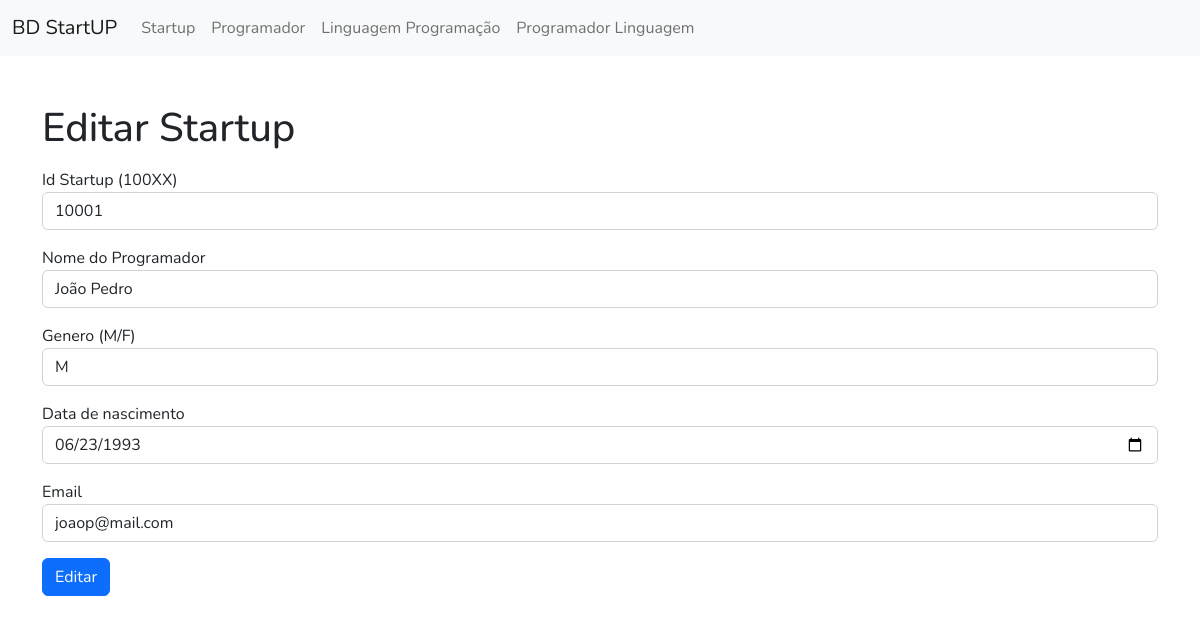
Page /?page=editarprogramador&id=30001 on the committed database.
### tables this page shows
create table PROGRAMADOR(
    id_programador INT PRIMARY KEY AUTO_INCREMENT,
    id_startup INT,
    nome_programador VARCHAR(255) NOT NULL,
    genero enum('M','F'),
    data_nascimento DATE,
    email varchar(255),
    UNIQUE(email)
);

### programador/editarProg.php (the view, shortened to what this page needs)
<h1 class='mb-3'>Editar Startup</h1>
<?php
    $sql = "SELECT * FROM programador WHERE id_programador=".$_REQUEST["id"];
    $res = $conn -> query($sql);
    $row = $res  -> fetch_object();
?>
<form action="?page=salvarprogramador" method="POST">
    <div class="mb-3">
        <label for="">Id Startup (100XX)</label>
        <input type="text" name="id_startup" value="<?php print $row -> id_startup;?>" class="form-control">
    </div>
    <div class="mb-3">
        <label for="">Nome do Programador</label>
        <input type="text" name="nome_programador" value="<?php print $row -> nome_programador;?>" class="form-control">
    </div>
    <div class="mb-3">
        <label for="">Genero (M/F)</label>
        <input type="text" name="genero" value="<?php print $row -> genero;?>" class="form-control">
    </div>
    <div class="mb-3">
        <label for="">Data de nascimento</label>
        <input type="Date" name="data_nascimento" value="<?php print $row -> data_nascimento;?>" class="form-control">
    </div>
    <div class="mb-3">
        <label for="">Email</label>
        <input type="Email" name="email" value="<?php print $row -> email;?>" class="form-control">
    </div>
    <div class="mb-3">
        <button class="btn btn-primary" type='submit'>
            Editar
        </button>
    </div>
</form>

### index.php (style rules this page uses)
body { font-family: 'Nunito', sans-serif; }

### rows in the picture
programador: id_startup "10001", nome_programador "João Pedro", genero "M", data_nascimento "06/23/1993", email "joaop@mail.com"
